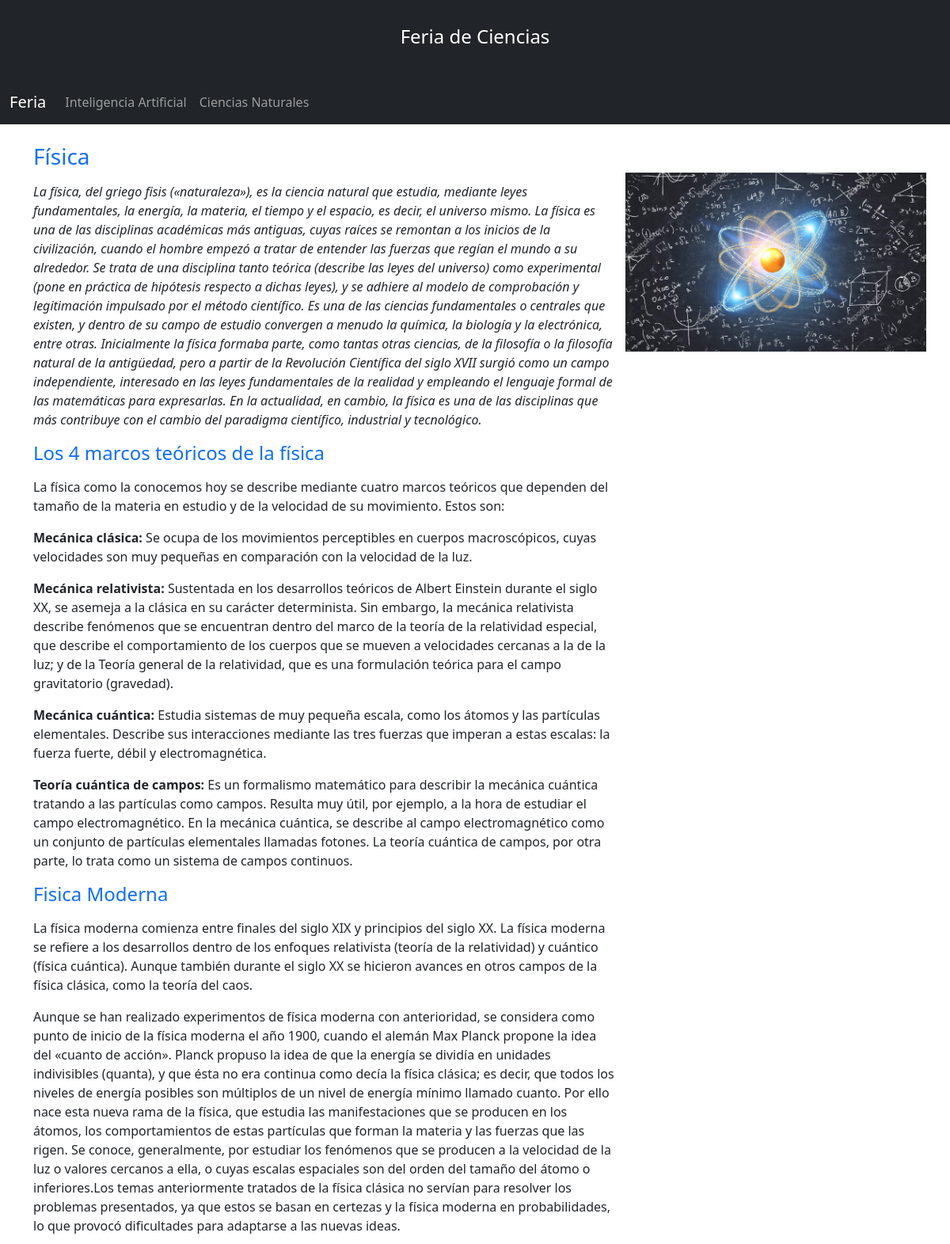
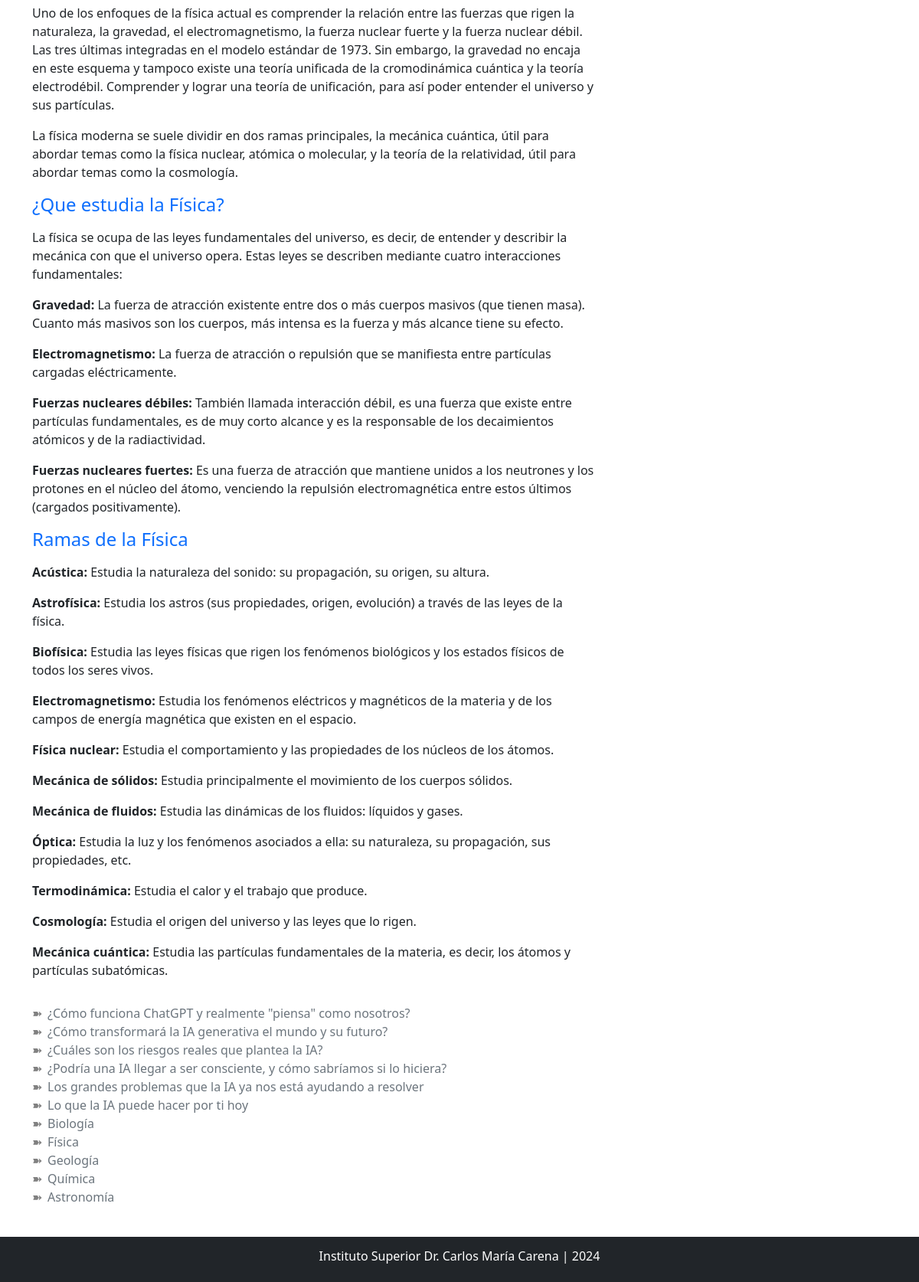
Screenshot of /ia/seccion/10/ with the database file from the repository (2 pictures, top to bottom).
### FeriaCiencias/models.py (models this page shows, shortened)
class Proyecto(models.Model):
    nombre = models.CharField(max_length=50)
    titulo = models.CharField(max_length=100)
    descripcion = models.TextField()
    imagen = models.CharField(max_length=100)
    link = models.CharField(max_length=100, default='', null=True)

class Seccion(models.Model):
    titulo = models.CharField(max_length=100)
    descripcion = models.TextField()
    imagen = models.CharField(max_length=100)
    idProyecto = models.ForeignKey(Proyecto, on_delete=models.PROTECT)
    link = models.CharField(max_length=100, default='', null=True)

class Articulo(models.Model):
    titulo = models.CharField(max_length=100)
    descripcion = models.TextField()
    idSeccion = models.ForeignKey(Seccion, on_delete=models.PROTECT)
    link = models.CharField(max_length=100, default='', null=True)

### FeriaCiencias/views.py (the view)
# urls.py: path('ia/seccion/<int:pk>/', views.seccion, name='seccion'),
def seccion(request, pk):
    proyectos = Proyecto.objects.all()
    secciones = Seccion.objects.all()
    seccion = Seccion.objects.get(id=pk)
    articulos = Articulo.objects.filter(idSeccion__titulo__icontains=seccion.titulo)
    context = {"proyectos": proyectos, "secciones": secciones, "seccion": seccion, "articulos": articulos}
    return render(request, "ia/seccion.html", context)

### Carena/templates/IA/seccion.html
{% extends "base.html" %}
{% load static %}
{% block content %}
    <div id="contenido" class="container">
        <div class="row">
            <div class="col-md-8">
                <h3 class="text-primary pb-2">{{ seccion.titulo }}</h3>
                {{ seccion.descripcion|safe }}
                {% for a in articulos %}
                    <h4 class="text-primary pb-2">{{ a.titulo }}</h4>
                    {{ a.descripcion|safe }}
                {% endfor %}
            </div>
            <div class="col-md-4" id="imagen"
                 style="background-image: url('{% static seccion.imagen %}');
                         background-position: center;
                         height: 300px;
                         background-size: contain;
                         background-repeat: no-repeat">
            </div>
        </div>
        <div class="row">
            <div class="col-12 pt-3 text-secondary">
                <ul class="lista-flechas">
                {% for s in secciones %}
                    <li><a class="text-decoration-none text-secondary" href="{{ s.link }}/{{ s.id }}">{{ s.titulo }}</a></li>
                {% endfor %}
                </ul>
            </div>
        </div>
    </div>
{% endblock %}

### Carena/templates/base.html (shortened to what this page needs)
{% load static %}
<!DOCTYPE html>
<html lang="en">
<head>
    {% load bootstrap5 %}
    {% bootstrap_css %}
    <link rel="stylesheet" href="{% static 'estilos.css' %}">
</head>
<body>
    <div class="d-flex flex-column min-vh-100">
        <header class="container-fluid bg-dark text-white text-center p-10" style="padding: 2rem;">
            <h4>Feria de Ciencias</h4>
        </header>
        <nav class="navbar navbar-expand-sm bg-dark navbar-dark sticky-top mb-4">
            <div class="container-fluid">
                <a class="navbar-brand" href="/index">Feria</a>
                <div class="collapse navbar-collapse" id="collapsibleNavbar">
                    <ul class="navbar-nav">
                        {% for p in proyectos %}
                        <li class="nav-item">
                            <a class="nav-link" href="{{ p.link }}/{{ p.id }}">{{ p.nombre }}</a>
                        </li>
                        {% endfor %}
                    </ul>
                </div>
            </div>
        </nav>
        <main class="flex-fill">
            {% block content %}
            {% endblock %}
        </main>
        <footer class="container-fluid bg-dark text-center p-3 text-white mt-4">
            <h6>Instituto Superior Dr. Carlos María Carena | 2024</h6>
        </footer>
    </div>
</body>
</html>

### Carena/static/estilos.css (style rules this page uses)
body { margin: 0; padding: 0; min-height: 100vh; box-sizing: border-box; }
ul.lista-flechas { list-style-type: none; padding: 0; }
ul.lista-flechas li { position: relative; padding-left: 20px; }
ul.lista-flechas li::before { content: '\27BD'; position: absolute; left: 0; color: grey; }

### rows the page displays
Proyecto: nombre "Inteligencia Artificial"
Proyecto: nombre "Ciencias Naturales"
Seccion: titulo "Física", descripcion "La física, del griego fisis («naturaleza»), es la ciencia natural que estudia, mediante leyes fundamentales, la energía, la materia, el tiempo y el espacio, es decir, el universo mismo. La física es una de las disciplinas académicas más antiguas, cuyas raíces se remontan a los inicios de la civilización, cuando el hombre empezó a tratar de entender las fuerzas que regían el mundo a su alrededor. Se trata de una disciplina tanto teórica (describe las leyes del universo) como experimental (pone en práctica de hipótesis respecto a dichas leyes), y se adhiere al modelo de comprobación y legitimación impulsado por el método científico. Es una de las ciencias fundamentales o centrales que…", imagen (picture)
Articulo: titulo "Los 4 marcos teóricos de la física", descripcion "La física como la conocemos hoy se describe mediante cuatro marcos teóricos que dependen del tamaño de la materia en estudio y de la velocidad de su movimiento. Estos son: Mecánica clásica: Se ocupa de los movimientos perceptibles en cuerpos macroscópicos, cuyas velocidades son muy pequeñas en comparación con la velocidad de la luz. Mecánica relativista: Sustentada en los desarrollos teóricos de Albert Einstein durante el siglo XX, se asemeja a la clásica en su carácter determinista. Sin embargo, la mecánica relativista describe fenómenos que se encuentran dentro del marco de la teoría de la relatividad especial, que describe el comportamiento de los cuerpos que se mueven a velocidades…"
Articulo: titulo "Fisica Moderna", descripcion "La física moderna comienza entre finales del siglo XIX y principios del siglo XX. La física moderna se refiere a los desarrollos dentro de los enfoques relativista (teoría de la relatividad) y cuántico (física cuántica). Aunque también durante el siglo XX se hicieron avances en otros campos de la física clásica, como la teoría del caos. Aunque se han realizado experimentos de física moderna con anterioridad, se considera como punto de inicio de la física moderna el año 1900, cuando el alemán Max Planck propone la idea del «cuanto de acción». Planck propuso la idea de que la energía se dividía en unidades indivisibles (quanta), y que ésta no era continua como decía la física clásica; es…"
Articulo: titulo "¿Que estudia la Física?", descripcion "La física se ocupa de las leyes fundamentales del universo, es decir, de entender y describir la mecánica con que el universo opera. Estas leyes se describen mediante cuatro interacciones fundamentales: Gravedad: La fuerza de atracción existente entre dos o más cuerpos masivos (que tienen masa). Cuanto más masivos son los cuerpos, más intensa es la fuerza y más alcance tiene su efecto. Electromagnetismo: La fuerza de atracción o repulsión que se manifiesta entre partículas cargadas eléctricamente. Fuerzas nucleares débiles: También llamada interacción débil, es una fuerza que existe entre partículas fundamentales, es de muy corto alcance y es la responsable de los decaimientos atómicos y de…"
Articulo: titulo "Ramas de la Física", descripcion "Acústica: Estudia la naturaleza del sonido: su propagación, su origen, su altura. Astrofísica: Estudia los astros (sus propiedades, origen, evolución) a través de las leyes de la física. Biofísica: Estudia las leyes físicas que rigen los fenómenos biológicos y los estados físicos de todos los seres vivos. Electromagnetismo: Estudia los fenómenos eléctricos y magnéticos de la materia y de los campos de energía magnética que existen en el espacio. Física nuclear: Estudia el comportamiento y las propiedades de los núcleos de los átomos. Mecánica de sólidos: Estudia principalmente el movimiento de los cuerpos sólidos. Mecánica de fluidos: Estudia las dinámicas de los fluidos: líquidos y gases.…"
Seccion: titulo "¿Cómo funciona ChatGPT y realmente \"piensa\" como nosotros?"
Seccion: titulo "¿Cómo transformará la IA generativa el mundo y su futuro?"
Seccion: titulo "¿Cuáles son los riesgos reales que plantea la IA?"
Seccion: titulo "¿Podría una IA llegar a ser consciente, y cómo sabríamos si lo hiciera?"
Seccion: titulo "Los grandes problemas que la IA ya nos está ayudando a resolver"
Seccion: titulo "Lo que la IA puede hacer por ti hoy"
Seccion: titulo "Biología"
Seccion: titulo "Geología"
Seccion: titulo "Química"
Seccion: titulo "Astronomía"
